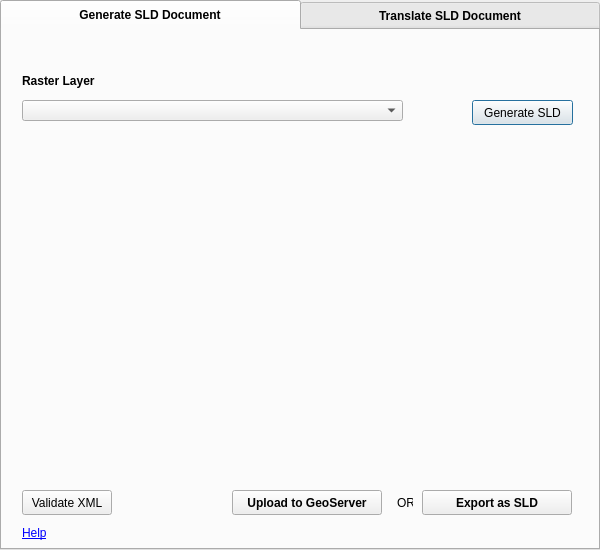
<?xml version="1.0" encoding="UTF-8"?>
<ui version="4.0">
 <class>SLD4rasterDialogBase</class>
 <widget class="QDialog" name="SLD4rasterDialogBase">
  <property name="geometry">
   <rect>
    <x>0</x>
    <y>0</y>
    <width>600</width>
    <height>550</height>
   </rect>
  </property>
  <property name="windowTitle">
   <string>SLD4raster</string>
  </property>
  <widget class="QTabWidget" name="tabWidget">
   <property name="geometry">
    <rect>
     <x>0</x>
     <y>0</y>
     <width>600</width>
     <height>550</height>
    </rect>
   </property>
   <property name="font">
    <font>
     <pointsize>9</pointsize>
     <weight>75</weight>
     <bold>true</bold>
    </font>
   </property>
   <property name="styleSheet">
    <string notr="true">QTabBar::tab { min-width: 300px; min-height: 30px;}</string>
   </property>
   <property name="currentIndex">
    <number>0</number>
   </property>
   <widget class="QWidget" name="tab">
    <attribute name="title">
     <string>Generate SLD Document</string>
    </attribute>
    <widget class="QComboBox" name="comboBox">
     <property name="geometry">
      <rect>
       <x>20</x>
       <y>70</y>
       <width>381</width>
       <height>21</height>
      </rect>
     </property>
    </widget>
    <widget class="QsciScintilla" name="sldText1">
     <property name="geometry">
      <rect>
       <x>20</x>
       <y>120</y>
       <width>550</width>
       <height>331</height>
      </rect>
     </property>
    </widget>
    <widget class="QLabel" name="label">
     <property name="geometry">
      <rect>
       <x>20</x>
       <y>40</y>
       <width>381</width>
       <height>21</height>
      </rect>
     </property>
     <property name="font">
      <font>
       <weight>75</weight>
       <bold>true</bold>
      </font>
     </property>
     <property name="text">
      <string>Raster Layer</string>
     </property>
    </widget>
    <widget class="QPushButton" name="generateBtn">
     <property name="geometry">
      <rect>
       <x>470</x>
       <y>70</y>
       <width>101</width>
       <height>25</height>
      </rect>
     </property>
     <property name="text">
      <string>Generate SLD</string>
     </property>
    </widget>
    <widget class="QPushButton" name="saveBtn">
     <property name="geometry">
      <rect>
       <x>420</x>
       <y>460</y>
       <width>150</width>
       <height>25</height>
      </rect>
     </property>
     <property name="font">
      <font>
       <weight>75</weight>
       <bold>true</bold>
      </font>
     </property>
     <property name="text">
      <string>Export as SLD</string>
     </property>
    </widget>
    <widget class="QPushButton" name="validateBtn">
     <property name="geometry">
      <rect>
       <x>20</x>
       <y>460</y>
       <width>90</width>
       <height>25</height>
      </rect>
     </property>
     <property name="text">
      <string>Validate XML</string>
     </property>
    </widget>
    <widget class="QPushButton" name="UpDlgBtn">
     <property name="geometry">
      <rect>
       <x>230</x>
       <y>460</y>
       <width>150</width>
       <height>25</height>
      </rect>
     </property>
     <property name="font">
      <font>
       <weight>75</weight>
       <bold>true</bold>
      </font>
     </property>
     <property name="text">
      <string>Upload to GeoServer</string>
     </property>
    </widget>
    <widget class="QLabel" name="label_3">
     <property name="geometry">
      <rect>
       <x>395</x>
       <y>465</y>
       <width>16</width>
       <height>15</height>
      </rect>
     </property>
     <property name="text">
      <string>OR</string>
     </property>
    </widget>
    <widget class="QLabel" name="label_5">
     <property name="geometry">
      <rect>
       <x>20</x>
       <y>495</y>
       <width>101</width>
       <height>16</height>
      </rect>
     </property>
     <property name="text">
      <string>&lt;html&gt;&lt;head/&gt;&lt;body&gt;&lt;p&gt;&lt;a href=&quot;https://cbsuygulama.wordpress.com/sld4raster-en/&quot;&gt;&lt;span style=&quot; text-decoration: underline; color:#0000ff;&quot;&gt;Help&lt;/span&gt;&lt;/a&gt;&lt;/p&gt;&lt;/body&gt;&lt;/html&gt;</string>
     </property>
     <property name="openExternalLinks">
      <bool>true</bool>
     </property>
    </widget>
   </widget>
   <widget class="QWidget" name="tab_2">
    <attribute name="title">
     <string>Translate SLD Document</string>
    </attribute>
    <widget class="QsciScintilla" name="sldText2">
     <property name="geometry">
      <rect>
       <x>20</x>
       <y>120</y>
       <width>550</width>
       <height>331</height>
      </rect>
     </property>
    </widget>
    <widget class="QPushButton" name="translateBtn">
     <property name="geometry">
      <rect>
       <x>420</x>
       <y>460</y>
       <width>151</width>
       <height>25</height>
      </rect>
     </property>
     <property name="font">
      <font>
       <weight>75</weight>
       <bold>true</bold>
      </font>
     </property>
     <property name="text">
      <string>Export as QML</string>
     </property>
    </widget>
    <widget class="QPushButton" name="browseBtn">
     <property name="geometry">
      <rect>
       <x>470</x>
       <y>70</y>
       <width>101</width>
       <height>25</height>
      </rect>
     </property>
     <property name="text">
      <string>Browse...</string>
     </property>
    </widget>
    <widget class="QLineEdit" name="lineEdit">
     <property name="geometry">
      <rect>
       <x>20</x>
       <y>70</y>
       <width>381</width>
       <height>20</height>
      </rect>
     </property>
     <property name="readOnly">
      <bool>true</bool>
     </property>
    </widget>
    <widget class="QLabel" name="label_2">
     <property name="geometry">
      <rect>
       <x>20</x>
       <y>40</y>
       <width>381</width>
       <height>21</height>
      </rect>
     </property>
     <property name="font">
      <font>
       <weight>75</weight>
       <bold>true</bold>
      </font>
     </property>
     <property name="text">
      <string>Input SLD File</string>
     </property>
    </widget>
    <widget class="QPushButton" name="validateBtn_2">
     <property name="geometry">
      <rect>
       <x>20</x>
       <y>460</y>
       <width>90</width>
       <height>25</height>
      </rect>
     </property>
     <property name="text">
      <string>Validate XML</string>
     </property>
    </widget>
    <widget class="QLabel" name="label_6">
     <property name="geometry">
      <rect>
       <x>20</x>
       <y>495</y>
       <width>101</width>
       <height>16</height>
      </rect>
     </property>
     <property name="text">
      <string>&lt;html&gt;&lt;head/&gt;&lt;body&gt;&lt;p&gt;&lt;a href=&quot;https://cbsuygulama.wordpress.com/sld4raster-en/&quot;&gt;&lt;span style=&quot; text-decoration: underline; color:#0000ff;&quot;&gt;Help&lt;/span&gt;&lt;/a&gt;&lt;/p&gt;&lt;/body&gt;&lt;/html&gt;</string>
     </property>
     <property name="openExternalLinks">
      <bool>true</bool>
     </property>
    </widget>
   </widget>
  </widget>
 </widget>
 <customwidgets>
  <customwidget>
   <class>QsciScintilla</class>
   <extends>QFrame</extends>
   <header>Qsci/qsciscintilla.h</header>
   <container>1</container>
  </customwidget>
 </customwidgets>
 <resources/>
 <connections/>
</ui>
